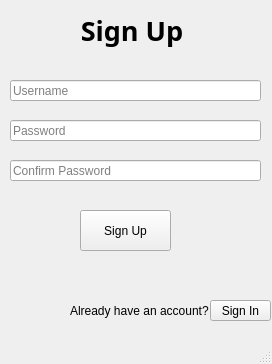
<?xml version="1.0" encoding="UTF-8"?>
<ui version="4.0">
 <class>MainWindow</class>
 <widget class="QMainWindow" name="MainWindow">
  <property name="geometry">
   <rect>
    <x>0</x>
    <y>0</y>
    <width>272</width>
    <height>364</height>
   </rect>
  </property>
  <property name="windowTitle">
   <string>Random Password Generator - Sign Up | Register</string>
  </property>
  <property name="windowIcon">
   <iconset>
    <normaloff>../Scripts/Files/icon.png</normaloff>../Scripts/Files/icon.png</iconset>
  </property>
  <property name="styleSheet">
   <string notr="true"/>
  </property>
  <widget class="QWidget" name="centralwidget">
   <widget class="QLabel" name="label_3">
    <property name="geometry">
     <rect>
      <x>10</x>
      <y>10</y>
      <width>251</width>
      <height>41</height>
     </rect>
    </property>
    <property name="font">
     <font>
      <family>Arial Black</family>
      <pointsize>20</pointsize>
      <weight>75</weight>
      <bold>true</bold>
      <underline>false</underline>
     </font>
    </property>
    <property name="text">
     <string>Sign Up </string>
    </property>
    <property name="alignment">
     <set>Qt::AlignCenter</set>
    </property>
   </widget>
   <widget class="QLineEdit" name="lineEdit_3">
    <property name="geometry">
     <rect>
      <x>10</x>
      <y>80</y>
      <width>251</width>
      <height>21</height>
     </rect>
    </property>
    <property name="text">
     <string/>
    </property>
    <property name="placeholderText">
     <string>Username</string>
    </property>
   </widget>
   <widget class="QLineEdit" name="lineEdit_4">
    <property name="geometry">
     <rect>
      <x>10</x>
      <y>120</y>
      <width>251</width>
      <height>21</height>
     </rect>
    </property>
    <property name="text">
     <string/>
    </property>
    <property name="placeholderText">
     <string>Password</string>
    </property>
   </widget>
   <widget class="QLineEdit" name="lineEdit_5">
    <property name="geometry">
     <rect>
      <x>10</x>
      <y>160</y>
      <width>251</width>
      <height>21</height>
     </rect>
    </property>
    <property name="text">
     <string/>
    </property>
    <property name="placeholderText">
     <string>Confirm Password</string>
    </property>
   </widget>
   <widget class="QPushButton" name="pushButton_3">
    <property name="geometry">
     <rect>
      <x>80</x>
      <y>210</y>
      <width>91</width>
      <height>41</height>
     </rect>
    </property>
    <property name="text">
     <string>Sign Up</string>
    </property>
   </widget>
   <widget class="QPushButton" name="pushButton_4">
    <property name="geometry">
     <rect>
      <x>210</x>
      <y>300</y>
      <width>61</width>
      <height>21</height>
     </rect>
    </property>
    <property name="text">
     <string>Sign In</string>
    </property>
   </widget>
   <widget class="QLabel" name="label_4">
    <property name="geometry">
     <rect>
      <x>70</x>
      <y>300</y>
      <width>141</width>
      <height>21</height>
     </rect>
    </property>
    <property name="text">
     <string>Already have an account?</string>
    </property>
   </widget>
  </widget>
  <widget class="QStatusBar" name="statusbar"/>
 </widget>
 <resources/>
 <connections/>
</ui>
